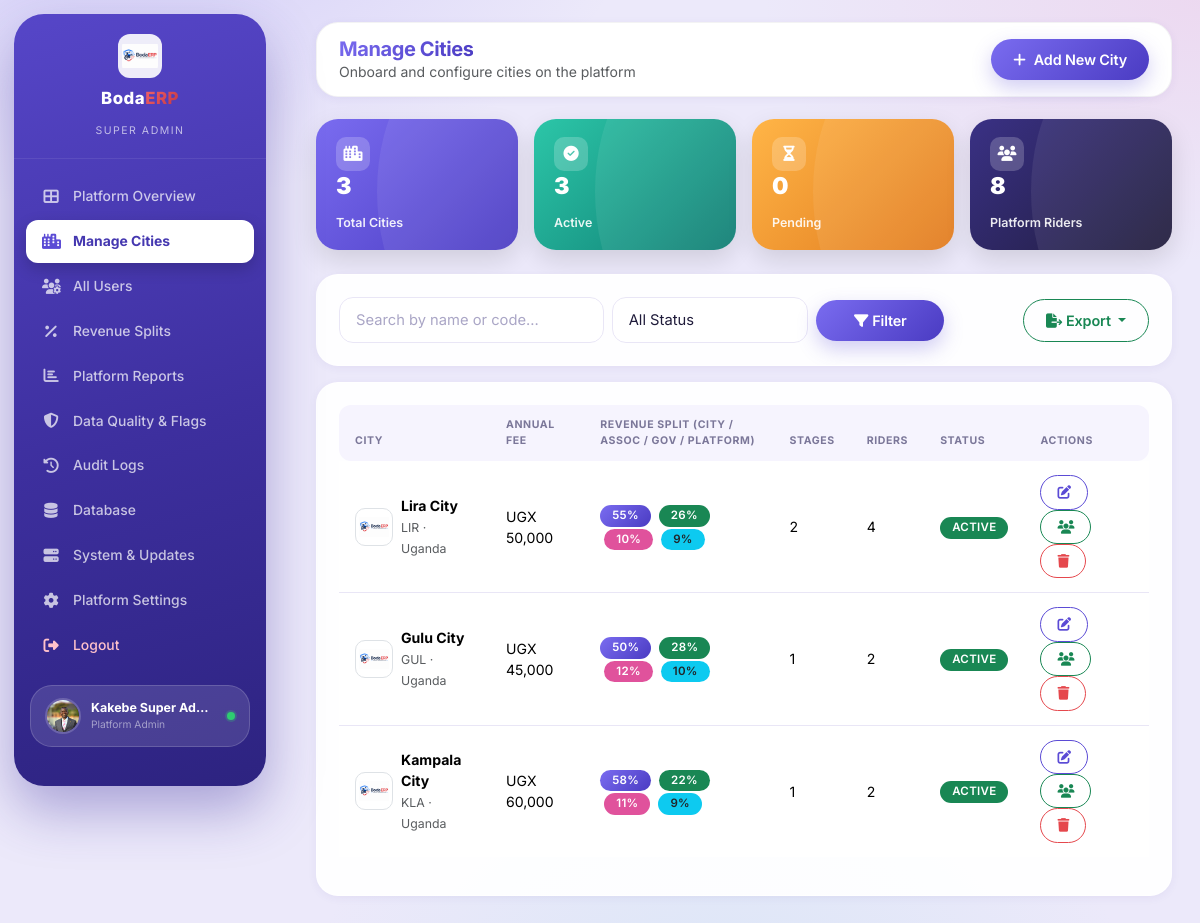
The app's page /packages/frontend/pages/superadmin/cities.php (signed in) with its own data.
### tables this page shows
CREATE TABLE cities (
  id                        CHAR(3)          PRIMARY KEY,
  name                      VARCHAR(120)     NOT NULL,
  country                   VARCHAR(80)      NOT NULL DEFAULT 'Uganda',
  currency                  CHAR(3)          NOT NULL DEFAULT 'UGX',
  logo_path                 VARCHAR(255),
  annual_fee                DECIMAL(12,2)    NOT NULL DEFAULT 0,
  fiscal_year               VARCHAR(20)      NOT NULL DEFAULT '2026/2027',
  id_prefix                 VARCHAR(20)      NOT NULL,
  status                    ENUM('active','pending','suspended') NOT NULL DEFAULT 'pending',
  contact_email             VARCHAR(150),
  contact_phone             VARCHAR(30),
  address                   VARCHAR(255),
  payment_gateway           VARCHAR(60),
  sms_gateway               VARCHAR(60),
  revenue_split_city        TINYINT UNSIGNED NOT NULL DEFAULT 55,
  revenue_split_association TINYINT UNSIGNED NOT NULL DEFAULT 26,
  revenue_split_platform    TINYINT UNSIGNED NOT NULL DEFAULT 9,
  revenue_split_government  TINYINT UNSIGNED NOT NULL DEFAULT 10,
  compliance_target         TINYINT UNSIGNED NOT NULL DEFAULT 70,
  grace_period_days         SMALLINT UNSIGNED NOT NULL DEFAULT 30,
  reminder_days             SMALLINT UNSIGNED NOT NULL DEFAULT 14,
  created_by                INT NULL,
  created_at                DATETIME         NOT NULL DEFAULT CURRENT_TIMESTAMP,
  updated_at                DATETIME         NOT NULL DEFAULT CURRENT_TIMESTAMP ON UPDATE CURRENT_TIMESTAMP,
  CONSTRAINT chk_revenue_split CHECK (revenue_split_city + revenue_split_association + revenue_split_platform + revenue_split_government = 100)
);

### packages/frontend/pages/superadmin/cities.php (the view, shortened to what the rows shown need)
<?php
$where = "WHERE 1=1"; $qparams = [];
$cities = fetchAll("SELECT c.*,
    (SELECT COUNT(*) FROM stages s WHERE s.city_id = c.id) AS stage_count,
    (SELECT COUNT(*) FROM riders r WHERE r.city_id = c.id AND r.deleted_at IS NULL) AS rider_count
    FROM cities c $where ORDER BY c.created_at", $qparams);
?>
<!DOCTYPE html>
<html lang="en">
<head>
    <?php $pageTitle = 'Manage Cities - BodaERP Platform'; require __DIR__ . '/../../partials/head-assets.php'; ?>
</head>
<body>
<div class="main-content" id="mainContent">
    <div class="content-area">
        <div class="card">
            <div class="card-body">
                <div class="table-responsive">
                    <table class="table table-hover align-middle" id="citiesTable">
                        <thead>
                            <tr><th>City</th><th>Annual Fee</th><th>Revenue Split (City / Assoc / Gov / Platform)</th><th>Stages</th><th>Riders</th><th>Status</th><th class="no-export">Actions</th></tr>
                        </thead>
                        <tbody>
                        <?php foreach ($cities as $t): $sc = ['active'=>'success','pending'=>'warning','inactive'=>'secondary']; ?>
                            <tr id="row-<?= h($t['id']) ?>">
                                <td>
                                    <div class="d-flex align-items-center gap-2">
                                        <img src="<?= h(BASE_URL . $t['logo_path']) ?>" class="city-cell-logo border" onerror="this.src='<?= BASE_URL ?>/assets/images/logo.png'">
                                        <div><strong><?= h($t['name']) ?></strong><br><small class="text-muted"><?= h($t['id']) ?> · <?= h($t['country']) ?></small></div>
                                    </div>
                                </td>
                                <td><?= h($t['currency']) ?> <?= number_format($t['annual_fee']) ?></td>
                                <td>
                                    <span class="badge bg-primary"><?= (int)$t['revenue_split_city'] ?>%</span>
                                    <span class="badge bg-success ms-1"><?= (int)$t['revenue_split_association'] ?>%</span>
                                    <span class="badge ms-1" style="background:#e0529c;"><?= (int)$t['revenue_split_government'] ?>%</span>
                                    <span class="badge bg-info text-dark ms-1"><?= (int)$t['revenue_split_platform'] ?>%</span>
                                </td>
                                <td><?= (int) $t['stage_count'] ?></td>
                                <td><?= number_format($t['rider_count']) ?></td>
                                <td><span class="badge bg-<?= $sc[$t['status']] ?? 'secondary' ?>"><?= strtoupper($t['status']) ?></span></td>
                                <td class="no-export">
                                    <button class="btn btn-sm btn-outline-primary" onclick="openEditCity('<?= h($t['id']) ?>')"><i class="fas fa-edit"></i></button>
                                    <a href="<?= BASE_URL ?>/pages/superadmin/users.php?city=<?= h($t['id']) ?>" class="btn btn-sm btn-outline-success"><i class="fas fa-users"></i></a>
                                    <form method="post" class="d-inline" onsubmit="return confirm('Delete this city? This cannot be undone.');">
                                        <button type="submit" class="btn btn-sm btn-outline-danger"><i class="fas fa-trash"></i></button>
                                    </form>
                                </td>
                            </tr>
                        <?php endforeach; ?>
                        </tbody>
                    </table>
                </div>
            </div>
        </div>
    </div>
</div>
</body>
</html>

### records on screen
cities: logo_path (picture), name "Lira City", id "LIR", country "Uganda", currency "UGX", annual_fee "50,000", revenue_split_city "55", revenue_split_association "26", revenue_split_government "10", revenue_split_platform "9", stage_count "2", rider_count "4", status "ACTIVE"
cities: logo_path (picture), name "Gulu City", id "GUL", country "Uganda", currency "UGX", annual_fee "45,000", revenue_split_city "50", revenue_split_association "28", revenue_split_government "12", revenue_split_platform "10", stage_count "1", rider_count "2", status "ACTIVE"
cities: logo_path (picture), name "Kampala City", id "KLA", country "Uganda", currency "UGX", annual_fee "60,000", revenue_split_city "58", revenue_split_association "22", revenue_split_government "11", revenue_split_platform "9", stage_count "1", rider_count "2", status "ACTIVE"

### other values on screen
$label "Platform Overview"
$label "Manage Cities"
$label "All Users"
$label "Revenue Splits"
$label "Platform Reports"
$label "Data Quality & Flags"
$label "Audit Logs"
$label "Database"
$label "System & Updates"
$label "Platform Settings"
$_SESSION['name'] "Kakebe Super Admin"
$sfcRole "Platform Admin"
$totalCitiesAll "3"
$activeCitiesAll "3"
$pendingCitiesAll "0"
